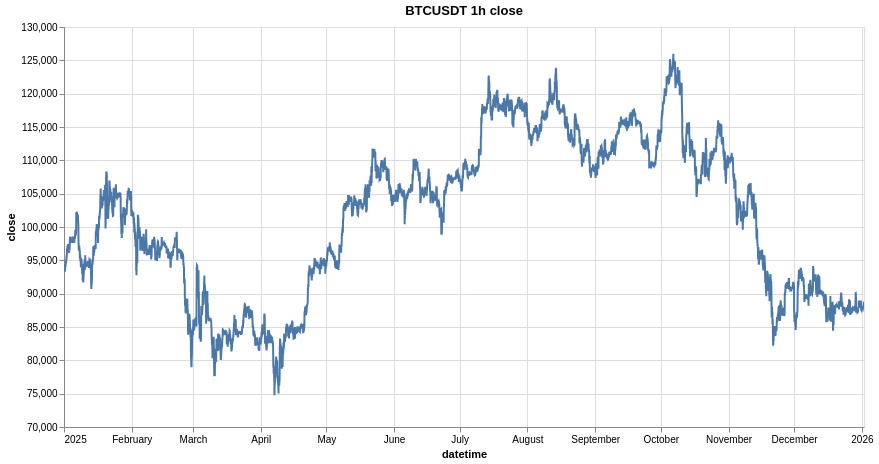

Write notebook code for a chart like this one.
### Code cell
import altair

altair.data_transformers.enable("vegafusion")
research.plot_timeseries(ts, sym, "close", interval, "dynamic")

### Figure 1 — Vega specification as saved in the notebook (floating-point values rounded to 4 significant figures; data arrays with more than 128 entries replaced by an {"elided": "..."} marker saying what was removed)
{"$schema": "https://vega.github.io/schema/vega/v6.json", "data": [{"name": "param_db82be42624d4632_store"}, {"name": "param_e9b61157fc812227_store"}, {"name": "source_0", "values": {"elided": "8784 records"}, "transform": [{"type": "formula", "expr": "toDate(datum['datetime'])", "as": "datetime"}]}, {"name": "source_0_y_domain_close", "values": [{"min": 74780.0, "max": 126000.0}]}], "signals": [{"name": "unit", "value": {}, "on": [{"events": "pointermove", "update": "isTuple(group()) ? group() : unit"}]}, {"name": "param_db82be42624d4632", "update": "vlSelectionResolve(\"param_db82be42624d4632_store\", \"union\")"}, {"name": "param_e9b61157fc812227", "update": "vlSelectionResolve(\"param_e9b61157fc812227_store\", \"union\")"}, {"name": "param_db82be42624d4632_datetime", "on": [{"events": [{"source": "view", "type": "dblclick"}], "update": "null"}, {"events": {"signal": "param_db82be42624d4632_translate_delta"}, "update": "panLinear(param_db82be42624d4632_translate_anchor.extent_x, -param_db82be42624d4632_translate_delta.x / width)"}, {"events": {"signal": "param_db82be42624d4632_zoom_delta"}, "update": "zoomLinear(domain(\"x\"), param_db82be42624d4632_zoom_anchor.x, param_db82be42624d4632_zoom_delta)"}]}, {"name": "param_db82be42624d4632_tuple", "on": [{"events": [{"signal": "param_db82be42624d4632_datetime"}], "update": "param_db82be42624d4632_datetime ? {unit: \"\", fields: param_db82be42624d4632_tuple_fields, values: [param_db82be42624d4632_datetime]} : null"}]}, {"name": "param_db82be42624d4632_tuple_fields", "value": [{"field": "datetime", "channel": "x", "type": "R"}]}, {"name": "param_db82be42624d4632_translate_anchor", "value": {}, "on": [{"events": [{"source": "scope", "type": "pointerdown"}], "update": "{x: x(unit), y: y(unit), extent_x: domain(\"x\")}"}]}, {"name": "param_db82be42624d4632_translate_delta", "value": {}, "on": [{"events": [{"source": "window", "between": [{"source": "scope", "type": "pointerdown"}, {"source": "window", "type": "pointerup"}], "consume": true, "type": "pointermove"}], "update": "{x: param_db82be42624d4632_translate_anchor.x - x(unit), y: param_db82be42624d4632_translate_anchor.y - y(unit)}"}]}, {"name": "param_db82be42624d4632_zoom_anchor", "on": [{"events": [{"source": "scope", "type": "wheel", "consume": true}], "update": "{x: invert(\"x\", x(unit)), y: invert(\"y\", y(unit))}"}]}, {"name": "param_db82be42624d4632_zoom_delta", "on": [{"events": [{"source": "scope", "type": "wheel", "consume": true}], "update": "pow(1.001, event.deltaY * pow(16, event.deltaMode))", "force": true}]}, {"name": "param_db82be42624d4632_modify", "on": [{"events": {"signal": "param_db82be42624d4632_tuple"}, "update": "modify(\"param_db82be42624d4632_store\", param_db82be42624d4632_tuple, true)"}]}, {"name": "param_e9b61157fc812227_close", "on": [{"events": [{"source": "view", "type": "dblclick"}], "update": "null"}, {"events": {"signal": "param_e9b61157fc812227_translate_delta"}, "update": "panLinear(param_e9b61157fc812227_translate_anchor.extent_y, param_e9b61157fc812227_translate_delta.y / height)"}, {"events": {"signal": "param_e9b61157fc812227_zoom_delta"}, "update": "zoomLinear(domain(\"y\"), param_e9b61157fc812227_zoom_anchor.y, param_e9b61157fc812227_zoom_delta)"}]}, {"name": "param_e9b61157fc812227_tuple", "on": [{"events": [{"signal": "param_e9b61157fc812227_close"}], "update": "param_e9b61157fc812227_close ? {unit: \"\", fields: param_e9b61157fc812227_tuple_fields, values: [param_e9b61157fc812227_close]} : null"}]}, {"name": "param_e9b61157fc812227_tuple_fields", "value": [{"field": "close", "channel": "y", "type": "R"}]}, {"name": "param_e9b61157fc812227_translate_anchor", "value": {}, "on": [{"events": [{"source": "scope", "type": "pointerdown"}], "update": "{x: x(unit), y: y(unit), extent_y: domain(\"y\")}"}]}, {"name": "param_e9b61157fc812227_translate_delta", "value": {}, "on": [{"events": [{"source": "window", "between": [{"source": "scope", "type": "pointerdown"}, {"source": "window", "type": "pointerup"}], "type": "pointermove", "consume": true}], "update": "{x: param_e9b61157fc812227_translate_anchor.x - x(unit), y: param_e9b61157fc812227_translate_anchor.y - y(unit)}"}]}, {"name": "param_e9b61157fc812227_zoom_anchor", "on": [{"events": [{"source": "scope", "consume": true, "type": "wheel"}], "update": "{x: invert(\"x\", x(unit)), y: invert(\"y\", y(unit))}"}]}, {"name": "param_e9b61157fc812227_zoom_delta", "on": [{"events": [{"source": "scope", "consume": true, "type": "wheel"}], "update": "pow(1.001, event.deltaY * pow(16, event.deltaMode))", "force": true}]}, {"name": "param_e9b61157fc812227_modify", "on": [{"events": {"signal": "param_e9b61157fc812227_tuple"}, "update": "modify(\"param_e9b61157fc812227_store\", param_e9b61157fc812227_tuple, true)"}]}], "marks": [{"type": "line", "name": "marks", "from": {"data": "source_0"}, "sort": {"field": "x"}, "encode": {"update": {"x": {"field": "datetime", "scale": "x"}, "defined": {"signal": "isValid(datum[\"datetime\"]) && isFinite(+datum[\"datetime\"]) && isValid(datum[\"close\"]) && isFinite(+datum[\"close\"])"}, "stroke": {"value": "#4c78a8"}, "y": {"field": "close", "scale": "y"}, "tooltip": {"signal": "{\"datetime\": timeFormat(datum[\"datetime\"], \"%b %d, %Y\"), \"close\": format(datum[\"close\"], \"\")}"}}}, "interactive": true, "clip": true, "style": ["line"]}], "scales": [{"name": "x", "type": "time", "domain": {"data": "source_0", "field": "datetime"}, "range": [0, {"signal": "width"}], "domainRaw": {"signal": "param_db82be42624d4632[\"datetime\"]"}}, {"name": "y", "type": "linear", "domain": [{"signal": "(data(\"source_0_y_domain_close\")[0] || {}).min"}, {"signal": "(data(\"source_0_y_domain_close\")[0] || {}).max"}], "range": [{"signal": "height"}, 0], "domainRaw": {"signal": "param_e9b61157fc812227[\"close\"]"}, "nice": true, "zero": false}], "axes": [{"scale": "x", "grid": true, "labels": false, "orient": "bottom", "domain": false, "aria": false, "ticks": false, "gridScale": "y", "maxExtent": 0, "zindex": 0, "tickCount": {"signal": "ceil(width/40)"}, "minExtent": 0}, {"scale": "y", "labels": false, "gridScale": "x", "tickCount": {"signal": "ceil(height/40)"}, "aria": false, "grid": true, "domain": false, "ticks": false, "maxExtent": 0, "minExtent": 0, "zindex": 0, "orient": "left"}, {"scale": "x", "labelFlush": true, "zindex": 0, "grid": false, "labelOverlap": true, "tickCount": {"signal": "ceil(width/40)"}, "orient": "bottom", "title": "datetime"}, {"scale": "y", "labelOverlap": true, "orient": "left", "grid": false, "title": "close", "zindex": 0, "tickCount": {"signal": "ceil(height/40)"}}], "title": {"text": "BTCUSDT 1h close", "frame": "group"}, "style": "cell", "width": 800, "background": "white", "height": 400, "padding": 5}
